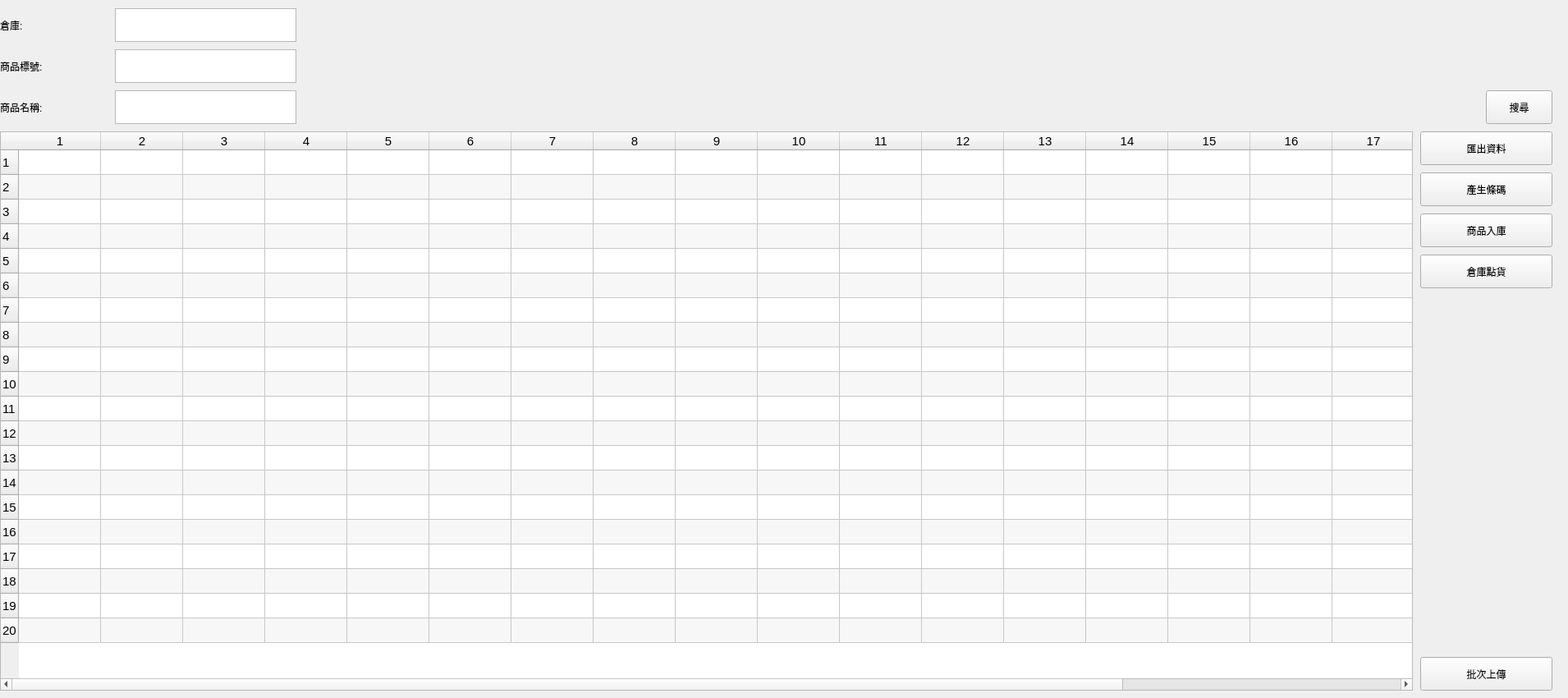
    <widget class="QWidget" name="tab_inventoryManagement">
     <property name="sizePolicy">
      <sizepolicy hsizetype="Fixed" vsizetype="Fixed">
       <horstretch>0</horstretch>
       <verstretch>0</verstretch>
      </sizepolicy>
     </property>
     <property name="minimumSize">
      <size>
       <width>1910</width>
       <height>850</height>
      </size>
     </property>
     <attribute name="title">
      <string>庫存管理</string>
     </attribute>
     <widget class="QPushButton" name="inventory_pushButton_search">
      <property name="geometry">
       <rect>
        <x>1810</x>
        <y>110</y>
        <width>81</width>
        <height>41</height>
       </rect>
      </property>
      <property name="text">
       <string>搜尋</string>
      </property>
     </widget>
     <widget class="QLabel" name="inventory_label_productName">
      <property name="geometry">
       <rect>
        <x>0</x>
        <y>110</y>
        <width>141</width>
        <height>41</height>
       </rect>
      </property>
      <property name="lineWidth">
       <number>0</number>
      </property>
      <property name="text">
       <string>商品名稱:</string>
      </property>
      <property name="textFormat">
       <enum>Qt::PlainText</enum>
      </property>
     </widget>
     <widget class="QLabel" name="inventory_label_productID">
      <property name="geometry">
       <rect>
        <x>0</x>
        <y>60</y>
        <width>111</width>
        <height>41</height>
       </rect>
      </property>
      <property name="lineWidth">
       <number>0</number>
      </property>
      <property name="text">
       <string>商品標號:</string>
      </property>
      <property name="textFormat">
       <enum>Qt::PlainText</enum>
      </property>
     </widget>
     <widget class="QLabel" name="inventory_label_warehouse">
      <property name="geometry">
       <rect>
        <x>0</x>
        <y>10</y>
        <width>111</width>
        <height>41</height>
       </rect>
      </property>
      <property name="lineWidth">
       <number>0</number>
      </property>
      <property name="text">
       <string>倉庫:</string>
      </property>
      <property name="textFormat">
       <enum>Qt::PlainText</enum>
      </property>
     </widget>
     <widget class="QTableWidget" name="inventory_tableWidget_display">
      <property name="geometry">
       <rect>
        <x>0</x>
        <y>160</y>
        <width>1721</width>
        <height>681</height>
       </rect>
      </property>
      <property name="font">
       <font>
        <pointsize>11</pointsize>
       </font>
      </property>
      <property name="alternatingRowColors">
       <bool>true</bool>
      </property>
      <property name="selectionBehavior">
       <enum>QAbstractItemView::SelectRows</enum>
      </property>
      <property name="rowCount">
       <number>20</number>
      </property>
      <property name="columnCount">
       <number>20</number>
      </property>
      <attribute name="horizontalHeaderShowSortIndicator" stdset="0">
       <bool>true</bool>
      </attribute>
      <attribute name="verticalHeaderDefaultSectionSize">
       <number>30</number>
      </attribute>
      <attribute name="verticalHeaderMinimumSectionSize">
       <number>30</number>
      </attribute>
      <row/>
      <row/>
      <row/>
      <row/>
      <row/>
      <row/>
      <row/>
      <row/>
      <row/>
      <row/>
      <row/>
      <row/>
      <row/>
      <row/>
      <row/>
      <row/>
      <row/>
      <row/>
      <row/>
      <row/>
      <column/>
      <column/>
      <column/>
      <column/>
      <column/>
      <column/>
      <column/>
      <column/>
      <column/>
      <column/>
      <column/>
      <column/>
      <column/>
      <column/>
      <column/>
      <column/>
      <column/>
      <column/>
      <column/>
      <column/>
     </widget>
     <widget class="QPushButton" name="inventory_pushButton_printBarcode">
      <property name="geometry">
       <rect>
        <x>1730</x>
        <y>210</y>
        <width>161</width>
        <height>41</height>
       </rect>
      </property>
      <property name="text">
       <string>產生條碼</string>
      </property>
     </widget>
     <widget class="QPushButton" name="inventory_pushButton_batchUpload">
      <property name="geometry">
       <rect>
        <x>1730</x>
        <y>800</y>
        <width>161</width>
        <height>41</height>
       </rect>
      </property>
      <property name="text">
       <string>批次上傳</string>
      </property>
     </widget>
     <widget class="QPushButton" name="inventory_pushButton_signInInventory">
      <property name="geometry">
       <rect>
        <x>1730</x>
        <y>260</y>
        <width>161</width>
        <height>41</height>
       </rect>
      </property>
      <property name="text">
       <string>商品入庫</string>
      </property>
     </widget>
     <widget class="QPushButton" name="inventory_pushButton_generateCSV">
      <property name="geometry">
       <rect>
        <x>1730</x>
        <y>160</y>
        <width>161</width>
        <height>41</height>
       </rect>
      </property>
      <property name="text">
       <string>匯出資料</string>
      </property>
     </widget>
     <widget class="QTextEdit" name="inventory_textEdit_warehouse">
      <property name="geometry">
       <rect>
        <x>140</x>
        <y>10</y>
        <width>221</width>
        <height>41</height>
       </rect>
      </property>
     </widget>
     <widget class="QTextEdit" name="inventory_textEdit_productID">
      <property name="geometry">
       <rect>
        <x>140</x>
        <y>60</y>
        <width>221</width>
        <height>41</height>
       </rect>
      </property>
     </widget>
     <widget class="QTextEdit" name="inventory_textEdit_productName">
      <property name="geometry">
       <rect>
        <x>140</x>
        <y>110</y>
        <width>221</width>
        <height>41</height>
       </rect>
      </property>
     </widget>
     <widget class="QPushButton" name="inventory_pushButton_skuReview">
      <property name="geometry">
       <rect>
        <x>1730</x>
        <y>310</y>
        <width>161</width>
        <height>41</height>
       </rect>
      </property>
      <property name="text">
       <string>倉庫點貨</string>
      </property>
     </widget>
    </widget>
